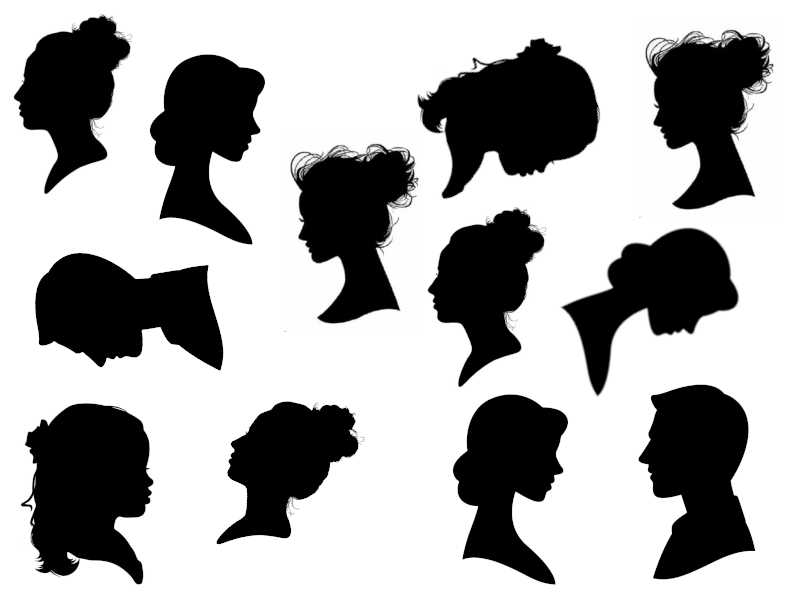
#> input picture lab6/sils.png, 800 x 600 px
$ python main4.py
#> lines starting #> are read from the running program, lines starting #| are printed output that depends on the picture; after the words box and inside, x2 and y2 are one past the last pixel; in counts of white or black regions, pixels touching at a corner belong together
import sys
import typing as tp

import numpy as np
import cv2

#~~~~~~~~~~~~~~~~~
def load_image(fpath: str) -> np.ndarray:
#> called with fpath = 'sils.png'
    data = np.fromfile(fpath, dtype=np.uint8)
    img = cv2.imdecode(data, cv2.IMREAD_COLOR)
#> img is the input picture: shape (600, 800, 3); mean B, G, R 168.8, 168.8, 168.8
    if img is None:
        raise IOError("неверный формат файла")
    return img
#~~~~~~~~~~~~~~~~~

ESC   = 0x00000018
UP    = 0x00260000
DOWN  = 0x00280000
LEFT  = 0x00250000
RIGHT = 0x00270000
SPACE = 0x00000020

if __name__ == '__main__':
    img = load_image("sils.png")
    gray_image = cv2.cvtColor(img, cv2.COLOR_BGR2GRAY)

    sample = load_image("sil5.png")
#> call 2 of load_image, with fpath = 'sil5.png'
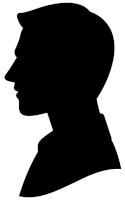
#> input picture lab6/sil5.png, 125 x 200 px
#> in load_image, img is the input picture: shape (200, 125, 3); mean B, G, R 102.5, 102.5, 102.4
    gray_sample = cv2.cvtColor(sample, cv2.COLOR_BGR2GRAY)

    ght = cv2.createGeneralizedHoughGuil()
    ght.setLevels(360)
    ght.setMaxBufferSize(1000)
    ght.setXi(45)
    # параметры определения позиции
    ght.setMinDist(50) # минимальное расстояние между фигурами
    ght.setDp(2) # шаг поиска позиций
    ght.setPosThresh(150)

    # араметры определения угла
    ght.setMaxAngle(360)
    ght.setAngleStep(5)
    ght.setAngleEpsilon(5)
    ght.setAngleThresh(50)
    # параметры определения масштаба
    ght.setMinScale(1.0)
    ght.setMaxScale(1.01)
    ght.setScaleStep(0.1)
    ght.setScaleThresh(50)

    ght.setTemplate(gray_sample)  # фигура, которую ищем

    copy = img.copy()
    # выполняем поиск
    positions, votes = ght.detect(gray_image)
#> positions = [[696, 482, 1, 0], [132, 312, 1, 280]]; votes = [[2814, 2682, 59425], [249, 1000, 107686]]
    if positions is not None:
        R = max(gray_sample.shape) // 2
#> R = 100
        color = (64, 255, 64)
        for row in positions[0, :]:
            x, y = row[0:2].astype(np.int32)
            scale = row[2]
            angle = int(row[3]) # в градусах
            c = np.cos(np.radians(angle - 90))
            s = np.sin(np.radians(angle - 90))
            r = int(R * scale)
            cv2.circle(
                copy,
                (x, y), R, color, 2
            )
            cv2.line(
                copy,
                (x, y),
                (x + int(r * c), y + int(r * s)),
                color, 2
            )
#> this loop made 2 passes
#> (x, y, scale, angle, c, s, r) on passes 1 to 2: (696, 482, 1, 0, 6.12e-17, -1, 100), (132, 312, 1, 280, -0.985, -0.174, 100)
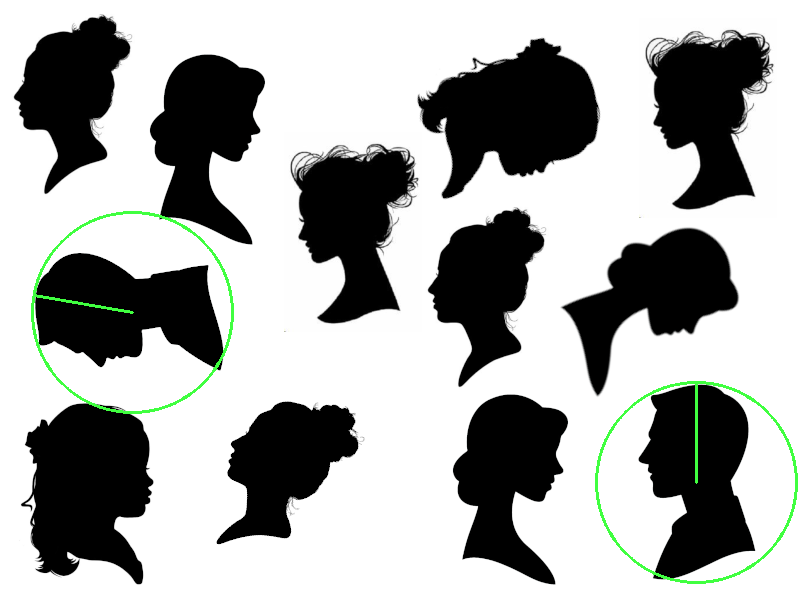
#> copy: shape (600, 800, 3); 0.88% of pixels changed, all inside (x1, y1, x2, y2) = (31, 211, 798, 584)
    cv2.imshow("res", copy)
    cv2.waitKey()
